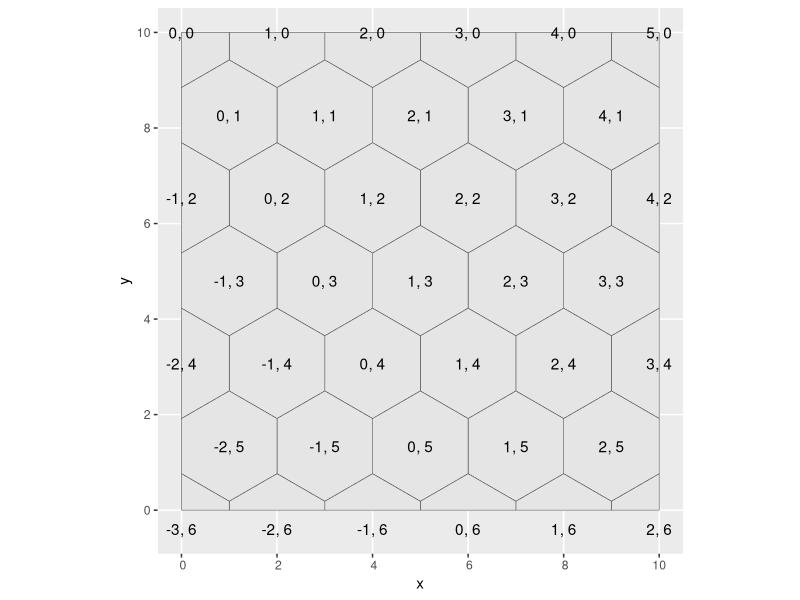

This figure's R source:
#### Re-implement patches for row and column representation used by

library("sf")
library("tidyverse")

## Let's start with a square 50x50km landscape:
xrange <- c(0, 10)
yrange <- c(0, 10)
corners <- tribble(~x, ~y,
                   xrange[1], yrange[1],
                   xrange[2], yrange[1],
                   xrange[2], yrange[2],
                   xrange[1], yrange[2],
                   xrange[1], yrange[1]
)
landscape <- st_sfc(st_multipolygon(list(list(as.matrix(corners)))))

centerpoint <- st_centroid(landscape)
reference_point <- st_point(st_bbox(landscape)[c("xmin","ymax")])

hexwth <- 2
# Height (corner to corner):
hexhgt <- 2*hexwth / 3^0.5
# Side length:
hexlth <- hexhgt/2
# Max area:
hexarea <- sqrt(3)*hexwth^2/2

min_prop <- 0.01

## We will use an axial coordinate system for hexagons:
# https://www.redblobgames.com/grids/hexagons/#map-storage

## Row numbers (r) are relatively easy:
yrange <- as.numeric(st_bbox(reference_point)["ymin"] - st_bbox(landscape)[c("ymin","ymax")]) / hexwth
r <- seq(floor(yrange[2]-1), ceiling(yrange[1]+1))

## Column numbers (q) are a bit harder as the indexes increase bottom left to top right:
bl <- - as.numeric(st_distance(reference_point, st_point(st_bbox(landscape)[c("xmin","ymin")]))) / hexwth
tr <- as.numeric(st_distance(reference_point, st_point(st_bbox(landscape)[c("xmax","ymax")]))) / hexwth
q <- seq(ceiling(tr), floor(bl))

genpoly <- function(x, y){
  hexpoints <- t(matrix(c(
    0, hexhgt/2,
    hexwth/2, hexlth/2,
    hexwth/2, -hexlth/2,
    0, -hexhgt/2,
    -hexwth/2, -hexlth/2,
    -hexwth/2, hexlth/2,
    0, hexhgt/2
  ), nrow=2) + c(x,y))
  st_sfc(st_polygon(list(hexpoints)), crs=st_crs(landscape))
}

hexagons <- expand_grid(r=r, q=q) %>%
  mutate(y = st_bbox(reference_point)["ymin"] - r*(hexlth+hexhgt)/2) %>%
  mutate(x = st_bbox(reference_point)["xmin"] + r*hexwth/2 + q*hexwth) %>%
  mutate(index=1:n(), lab = str_c(q, ", ", r)) %>%
  ## TODO: use st_distance to landscape to filter anything where point > hexwidth away
  split(.$index) %>%
  lapply(function(.x) .x %>% mutate(geometry = genpoly(x, y))) %>%
  bind_rows() %>%
  mutate(OK = st_intersects(geometry, landscape, sparse=FALSE)[,1]) %>%
  filter(OK) %>%
  select(-OK) %>%
  st_as_sf() %>%
  st_intersection(landscape) %>%
  mutate(area = as.numeric(st_area(geometry), units="m")) %>%
  filter(area >= min_prop * hexarea)


ggplot(hexagons, aes(x=x, y=y, label=lab, geometry=geometry)) +
  geom_sf() +
  geom_text()
